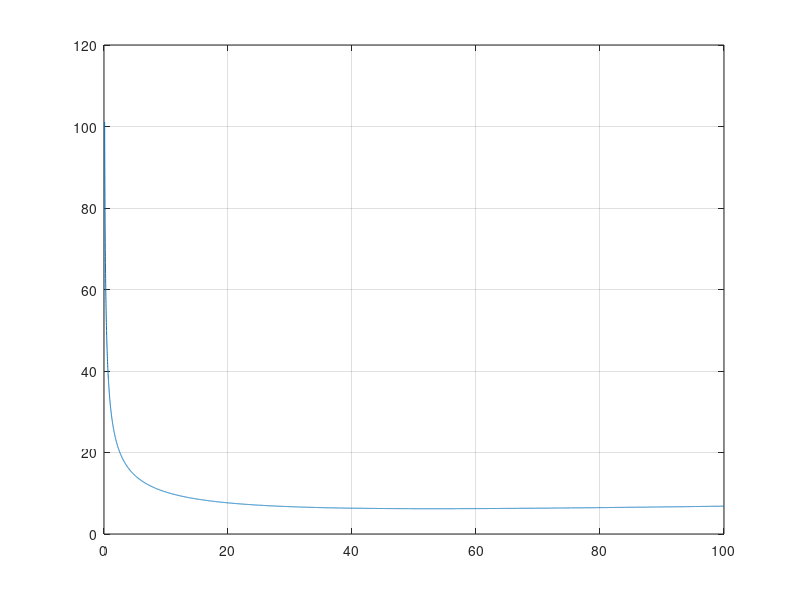

MATLAB code for this plot:
% p = 4 poles  L=2.44m  m =3phase  d = .01046m track      
% ws = wt = lambda/2

%gm = input('gm levitation in mm ');
gm = 2.5; 
%Nt = [];
%Ic = [];

%dia = 2.05; %in mm gauge 12
%dia = 1.08;% in mm gauge 18
%h = 20:1:140;
h = 100;
hi = h/1000;% h in m
p = 12;
%zt = .5:.01:.1;
nt = 24;
%p = zt*nt;

L = 2.44;
H = 0.02+hi;
t = 0.127;
X = .1:0.01:100;
%h = 20; %in mm
dia = 1.63; %gauge 14 in mm
%dia = .8118; %gauge 20in mm


m = 3;
d = .01046;
mu0 = 1.2566*10^-6;
rhor = X.*10^-8;

%nt = input('ent no of teeth ');
%f = input('Ent freq ');
f = 250;
fa = 2;
%s = input('slip ');
s = .1;

gm = gm/1000;
%F = input('Thrust ');
F = 5500;

%nt = 10:100;

%ws = L.*((2.*nt)+1).^-1;
wt = L.*(((fa+1).*nt)+1).^-1;
ws = wt.*fa ;
wa = ws/2; %wa is available space
wa = wa.*1000;% wa in mm
nturns = floor(wa/dia) -6;

Vi = L*t.*H;
Vnsl = (nt-1).*((hi*t).*ws);
Vf = Vi-Vnsl;
Mlim = 2700.*Vf;



q1 = (2*nt-1).*(2*p*m).^-1;

%lambda = (2*L)*(2*nt-1).^-1;

lambda = 2*ws;

alpha = pi*((m*q1).^-1);
kd = (sin(q1.*alpha/2)).*(q1.*sin(alpha/2)).^-1;
theta = (2*pi)*(nt-1).*(p.^-1);
kp = cos(theta/2);
kw = kp.*kd;



N = (nturns).*(h).*(nt/m).*(dia.^-1);

%wt = lambda/2;

tau = L.*p.^-1;
vs = 2*f*tau;
vtravel = (1-s)*vs;
go = gm+d;

gamma = (4/pi)*(((ws/(2*go)).*atan(ws/(2*go))) -    log((1 + ((ws/(2*go)).^2))).^.5); 



kc = (lambda).*((lambda - gamma*go)).^-1;
ge = kc*go;
G = (2*mu0*f*tau.^2.*((pi.*(rhor.*(d^-1)))).^-1.*(ge.^-1));


wse = ws+go;

A = ((s*G).^-2)+1;

i = 20;
I2 = i.^2;
Xm = (24*mu0*f.*wse.*kw.*N.^2.*tau).*((pi*p*ge).^-1);
R2 = Xm.*(G.^-1);

%Ft = (m*I2.*R2).*((A*vs*s).^-1);
i2 = (F.*A.*vs.*s).*((m*R2).^-1);
i = sqrt(i2);

%Nt = [Nt;nt];
%Ic = [Ic;i];

plot(X,i)
grid on

%Nt1 = Nt(2,:);
%plot(h,Mlim,h,i)
%grid on
    
